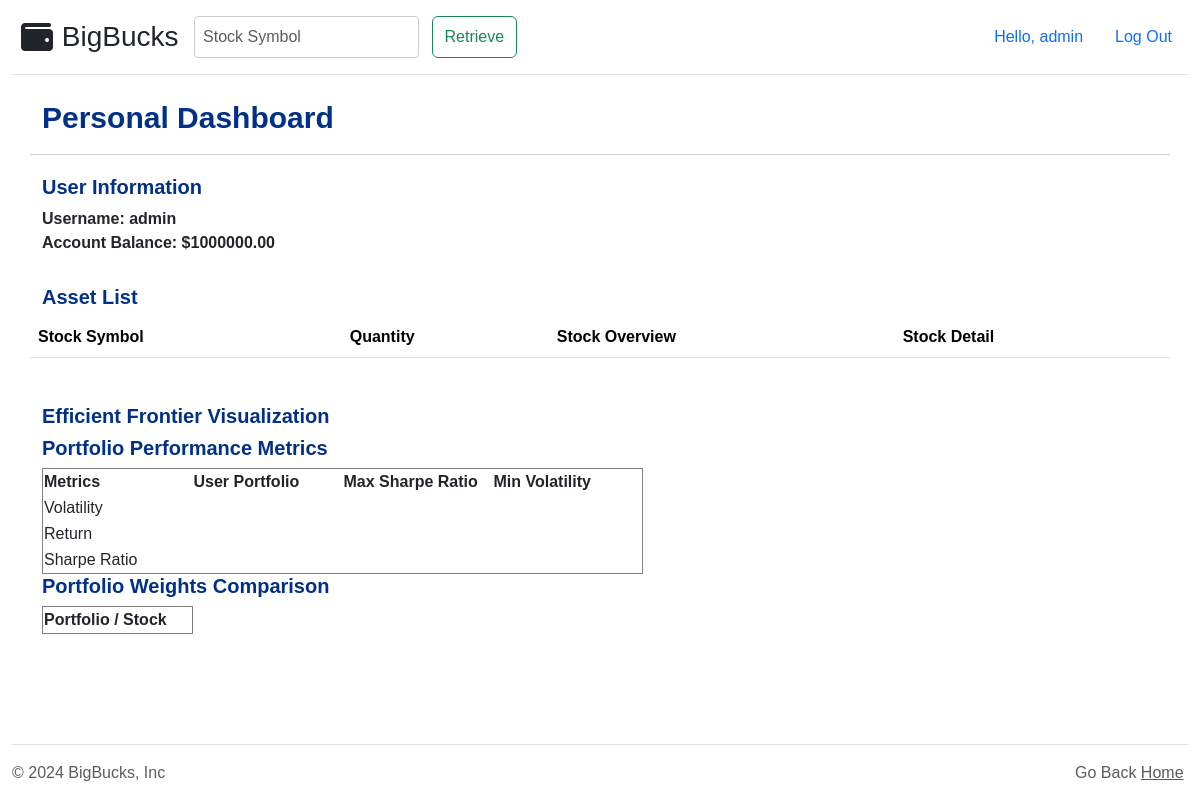
The page /profile/ (signed in) on the database its author committed.
### tables this page shows
CREATE TABLE user_info (
  id INTEGER PRIMARY KEY AUTOINCREMENT,
  username TEXT UNIQUE NOT NULL,
  password TEXT NOT NULL,
  balance DECIMAL(15,2) DEFAULT 1000000.00,
  role TEXT DEFAULT 'user'
);

### flaskr/profile.py (the view)
@bp.route('/')
@login_required
def profile():
    user_id = session.get('user_id')
    db = get_db()
    user_info = db.execute(
        'SELECT * FROM user_info WHERE id = ?',
        (user_id,)
    ).fetchone()
    user_assets = db.execute(
        'SELECT * FROM user_assets WHERE user_id = ?',
        (user_id,)
    ).fetchall()
    return render_template(
        'profile.html',
        user_info=user_info,
        user_assets=user_assets,
        page_data={"title": "Profile"}
    )

### flaskr/auth.py (called while the page is built)
def login_required(view):
    @functools.wraps(view)
    def wrapped_view(**kwargs):
        if g.user is None:
            return redirect(url_for("auth.login"))
        return view(**kwargs)
    return wrapped_view

@bp.before_app_request
def load_logged_in_user():
    user_id = session.get('user_id')
    if user_id is None:
        g.user = None
        g.role = None
    else:
        g.user = get_db().execute(
            'SELECT * FROM user_info WHERE id = ?', (user_id,)
        ).fetchone()
        g.role = g.user['role'] if g.user else None

### flaskr/db.py (called while the page is built)
def get_db():
    if "db" not in g:
        g.db = sqlite3.connect(
            current_app.config["DATABASE"], detect_types=sqlite3.PARSE_DECLTYPES
        )
        g.db.row_factory = sqlite3.Row
    return g.db

### flaskr/templates/profile.html (shortened to what this page needs)
{% extends 'base.html' %}
{% block content %}
<div class="pageelement">
  <div class="row">
  <h2>Personal Dashboard</h2>
</div>
  <section>
    <div class="row">
    <h3>User Information</h3>
    <c>Username: {{ user_info.username }}</c>
    <c>Account Balance: ${{ "%0.2f"|format(user_info.balance) }}</c>
</div>
  </section>
  <section>
    <div class="row">
        <h3>Asset List</h3>
        <table class="table">
            <thead>
                <tr>
                    <th>Stock Symbol</th>
                    <th>Quantity</th>
                    <th>Stock Overview</th>
                    <th>Stock Detail</th>
                </tr>
            </thead>
        </table>
    </div>
</section>
<section>
  <head>
    <h3>Efficient Frontier Visualization</h3>
</head>
<body>
    <section>
    <h3>Portfolio Performance Metrics</h3>
    <table id="portfolio-performance-table" border="1">
        <thead>
            <tr>
                <th>Metrics</th>
                <th>User Portfolio</th>
                <th>Max Sharpe Ratio</th>
                <th>Min Volatility</th>
            </tr>
        </thead>
        <tbody>
            <tr>
                <td>Volatility</td>
                <td id="user-volatility"></td>
                <td id="max-sharpe-volatility"></td>
                <td id="min-vol-volatility"></td>
            </tr>
            <tr>
                <td>Return</td>
                <td id="user-return"></td>
                <td id="max-sharpe-return"></td>
                <td id="min-vol-return"></td>
            </tr>
            <tr>
                <td>Sharpe Ratio</td>
                <td id="user-sharpe"></td>
                <td id="max-sharpe-sharpe"></td>
                <td id="min-vol-sharpe"></td>
            </tr>
        </tbody>
    </table>
</section>
<section>
    <h3>Portfolio Weights Comparison</h3>
    <table id="portfolio-weights-table" border="1">
        <thead>
            <tr id="weights-header">
                <th style="width: 150px;">Portfolio / Stock</th>
            </tr>
        </thead>
    </table>
</section>
</div>
</body>
{% endblock %}

### flaskr/templates/header.html (shortened to what this page needs)
<!doctype html>
<html lang="en">
  <head>
    <link href="https://cdn.jsdelivr.net/npm/bootstrap@5.3.2/dist/css/bootstrap.min.css" rel="stylesheet">
    <link rel="stylesheet" href="https://cdnjs.cloudflare.com/ajax/libs/font-awesome/6.2.1/css/all.min.css" />
    <link rel="stylesheet" href="{{ url_for('static', filename='includes/style.css') }}"/>
  </head>
  <body>
    <div class="container" id="header">
      <header class="d-flex flex-wrap align-items-center py-3 mb-4 border-bottom">
        <a href="/" class="d-flex align-items-center mb-3 mb-md-0 text-dark text-decoration-none">
          &nbsp;&nbsp;<i class="fa-solid fa-wallet fa-2x"></i>&nbsp;&nbsp;
          <span class="fs-3">BigBucks&nbsp;&nbsp;</span>
        </a>
        <form id="searchForm" class="d-flex" action="{{ url_for('stock.show_stock_info') }}" method="get">
          <input id="symbol" class="form-control me-2" type="text" name="symbol" placeholder="Stock Symbol" aria-label="Stock Symbol">
          &nbsp;<button id="retrieve" class="btn btn-outline-success" type="submit">Retrieve</button>
        </form>
        <ul class="nav nav-pills ms-auto">
          {% if g.user %}
            <li class="nav-item"><a href="/profile" class="nav-link">Hello, {{ g.user['username'] }}</a></li>
            <li class="nav-item"><a href="/auth/logout" class="nav-link">Log Out</a></li>
          {% else %}
            <li class="nav-item"><a href="/auth/login" class="nav-link">Log In</a></li>
            <li class="nav-item"><a href="/auth/register" class="nav-link">Register</a></li>
          {% endif %}
        </ul>
      </header>
    </div>
  </body>
  </html>

### flaskr/static/includes/style.css (style rules this page uses)
h2 { color: #003087; font-size: 30px; font-weight: bold; }
h3 { color: #003087; font-size: 20px; font-weight: bold; }
a { color: #003087; }
c { font-weight: bold; }
body, html { height: 100%; margin: 0; font-family: Arial, sans-serif; }
.pageelement { padding-top: 100px; padding-bottom: 100px; }
#header { position: fixed; top: 0; width: 100%; background-color: white; z-index: 10; max-width: none; }
.row { border-bottom: 1px solid #ccc; margin-bottom: 20px; padding-bottom: 10px; }
.row:last-child { border-bottom: none; }
input[type="text"], input[type="username"], input[type="password"], input[type="submit"] { width: 100%; padding: 8px; box-sizing: border-box; border: 1px solid #ccc; border-radius: 4px; }

### flaskr/templates/profile.html (style rules this page uses)
#portfolio-performance-table th, #portfolio-performance-table td { width: 150px; }
#portfolio-weights-table th, #portfolio-weights-table td { width: 100px; }

### rows shown on the page
user_info: user.username "admin", username "admin", balance "1000000.00"
